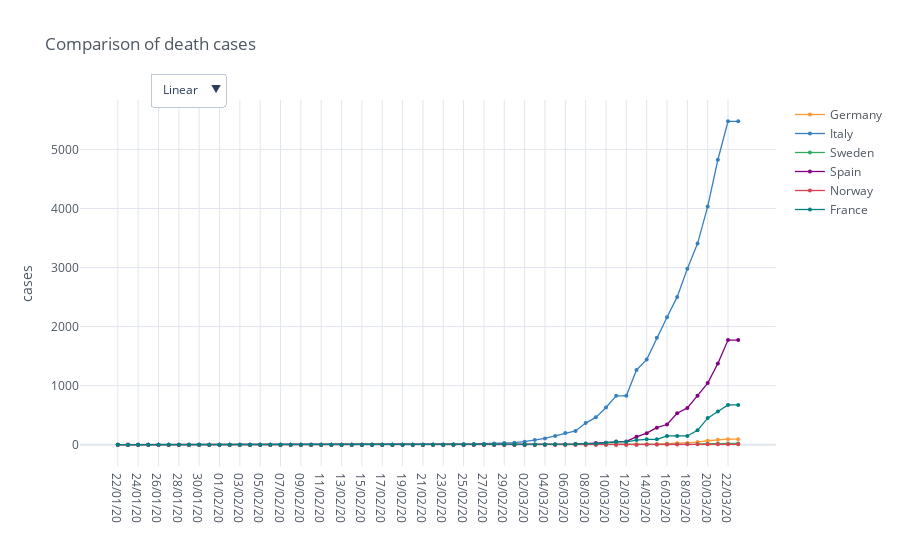

Notebook source saved alongside this figure:
### Code cell
death_cases_countries = io.world_load_cases(io.get_filename_death_cases(), countries)

fig_deaths = mp.iplot_comparative_plot(death_cases_countries, title='Comparison of death cases', size=4, yTitle='cases', mode='lines+markers', asFigure=True)
fig_deaths.show()

### Figure 1 — Plotly figure (JSON) as saved in the notebook; plotly's stock layout.template omitted (floating-point values rounded to 4 significant figures)
{"data": [{"line": {"color": "rgba(255, 153, 51, 1.0)", "dash": "solid", "shape": "linear", "width": 1.3}, "marker": {"size": 4, "symbol": "circle"}, "mode": "lines+markers", "name": "Germany", "text": "", "type": "scatter", "x": ["22/01/20", "23/01/20", "24/01/20", "25/01/20", "26/01/20", "27/01/20", "28/01/20", "29/01/20", "30/01/20", "31/01/20", "01/02/20", "02/02/20", "03/02/20", "04/02/20", "05/02/20", "06/02/20", "07/02/20", "08/02/20", "09/02/20", "10/02/20", "11/02/20", "12/02/20", "13/02/20", "14/02/20", "15/02/20", "16/02/20", "17/02/20", "18/02/20", "19/02/20", "20/02/20", "21/02/20", "22/02/20", "23/02/20", "24/02/20", "25/02/20", "26/02/20", "27/02/20", "28/02/20", "29/02/20", "01/03/20", "02/03/20", "03/03/20", "04/03/20", "05/03/20", "06/03/20", "07/03/20", "08/03/20", "09/03/20", "10/03/20", "11/03/20", "12/03/20", "13/03/20", "14/03/20", "15/03/20", "16/03/20", "17/03/20", "18/03/20", "19/03/20", "20/03/20", "21/03/20", "22/03/20", "23/03/20"], "y": [0.0, 0.0, 0.0, 0.0, 0.0, 0.0, 0.0, 0.0, 0.0, 0.0, 0.0, 0.0, 0.0, 0.0, 0.0, 0.0, 0.0, 0.0, 0.0, 0.0, 0.0, 0.0, 0.0, 0.0, 0.0, 0.0, 0.0, 0.0, 0.0, 0.0, 0.0, 0.0, 0.0, 0.0, 0.0, 0.0, 0.0, 0.0, 0.0, 0.0, 0.0, 0.0, 0.0, 0.0, 0.0, 0.0, 0.0, 2.0, 2.0, 3.0, 3.0, 7.0, 9.0, 11.0, 17.0, 24.0, 28.0, 44.0, 67.0, 84.0, 94.0, 94.0]}, {"line": {"color": "rgba(55, 128, 191, 1.0)", "dash": "solid", "shape": "linear", "width": 1.3}, "marker": {"size": 4, "symbol": "circle"}, "mode": "lines+markers", "name": "Italy", "text": "", "type": "scatter", "x": ["22/01/20", "23/01/20", "24/01/20", "25/01/20", "26/01/20", "27/01/20", "28/01/20", "29/01/20", "30/01/20", "31/01/20", "01/02/20", "02/02/20", "03/02/20", "04/02/20", "05/02/20", "06/02/20", "07/02/20", "08/02/20", "09/02/20", "10/02/20", "11/02/20", "12/02/20", "13/02/20", "14/02/20", "15/02/20", "16/02/20", "17/02/20", "18/02/20", "19/02/20", "20/02/20", "21/02/20", "22/02/20", "23/02/20", "24/02/20", "25/02/20", "26/02/20", "27/02/20", "28/02/20", "29/02/20", "01/03/20", "02/03/20", "03/03/20", "04/03/20", "05/03/20", "06/03/20", "07/03/20", "08/03/20", "09/03/20", "10/03/20", "11/03/20", "12/03/20", "13/03/20", "14/03/20", "15/03/20", "16/03/20", "17/03/20", "18/03/20", "19/03/20", "20/03/20", "21/03/20", "22/03/20", "23/03/20"], "y": [0.0, 0.0, 0.0, 0.0, 0.0, 0.0, 0.0, 0.0, 0.0, 0.0, 0.0, 0.0, 0.0, 0.0, 0.0, 0.0, 0.0, 0.0, 0.0, 0.0, 0.0, 0.0, 0.0, 0.0, 0.0, 0.0, 0.0, 0.0, 0.0, 0.0, 1.0, 2.0, 3.0, 7.0, 10.0, 12.0, 17.0, 21.0, 29.0, 34.0, 52.0, 79.0, 107.0, 148.0, 197.0, 233.0, 366.0, 463.0, 631.0, 827.0, 827.0, 1266.0, 1441.0, 1809.0, 2158.0, 2503.0, 2978.0, 3405.0, 4032.0, 4825.0, 5476.0, 5476.0]}, {"line": {"color": "rgba(50, 171, 96, 1.0)", "dash": "solid", "shape": "linear", "width": 1.3}, "marker": {"size": 4, "symbol": "circle"}, "mode": "lines+markers", "name": "Sweden", "text": "", "type": "scatter", "x": ["22/01/20", "23/01/20", "24/01/20", "25/01/20", "26/01/20", "27/01/20", "28/01/20", "29/01/20", "30/01/20", "31/01/20", "01/02/20", "02/02/20", "03/02/20", "04/02/20", "05/02/20", "06/02/20", "07/02/20", "08/02/20", "09/02/20", "10/02/20", "11/02/20", "12/02/20", "13/02/20", "14/02/20", "15/02/20", "16/02/20", "17/02/20", "18/02/20", "19/02/20", "20/02/20", "21/02/20", "22/02/20", "23/02/20", "24/02/20", "25/02/20", "26/02/20", "27/02/20", "28/02/20", "29/02/20", "01/03/20", "02/03/20", "03/03/20", "04/03/20", "05/03/20", "06/03/20", "07/03/20", "08/03/20", "09/03/20", "10/03/20", "11/03/20", "12/03/20", "13/03/20", "14/03/20", "15/03/20", "16/03/20", "17/03/20", "18/03/20", "19/03/20", "20/03/20", "21/03/20", "22/03/20", "23/03/20"], "y": [0.0, 0.0, 0.0, 0.0, 0.0, 0.0, 0.0, 0.0, 0.0, 0.0, 0.0, 0.0, 0.0, 0.0, 0.0, 0.0, 0.0, 0.0, 0.0, 0.0, 0.0, 0.0, 0.0, 0.0, 0.0, 0.0, 0.0, 0.0, 0.0, 0.0, 0.0, 0.0, 0.0, 0.0, 0.0, 0.0, 0.0, 0.0, 0.0, 0.0, 0.0, 0.0, 0.0, 0.0, 0.0, 0.0, 0.0, 0.0, 0.0, 1.0, 1.0, 1.0, 2.0, 3.0, 6.0, 7.0, 10.0, 11.0, 16.0, 20.0, 21.0, 21.0]}, {"line": {"color": "rgba(128, 0, 128, 1.0)", "dash": "solid", "shape": "linear", "width": 1.3}, "marker": {"size": 4, "symbol": "circle"}, "mode": "lines+markers", "name": "Spain", "text": "", "type": "scatter", "x": ["22/01/20", "23/01/20", "24/01/20", "25/01/20", "26/01/20", "27/01/20", "28/01/20", "29/01/20", "30/01/20", "31/01/20", "01/02/20", "02/02/20", "03/02/20", "04/02/20", "05/02/20", "06/02/20", "07/02/20", "08/02/20", "09/02/20", "10/02/20", "11/02/20", "12/02/20", "13/02/20", "14/02/20", "15/02/20", "16/02/20", "17/02/20", "18/02/20", "19/02/20", "20/02/20", "21/02/20", "22/02/20", "23/02/20", "24/02/20", "25/02/20", "26/02/20", "27/02/20", "28/02/20", "29/02/20", "01/03/20", "02/03/20", "03/03/20", "04/03/20", "05/03/20", "06/03/20", "07/03/20", "08/03/20", "09/03/20", "10/03/20", "11/03/20", "12/03/20", "13/03/20", "14/03/20", "15/03/20", "16/03/20", "17/03/20", "18/03/20", "19/03/20", "20/03/20", "21/03/20", "22/03/20", "23/03/20"], "y": [0.0, 0.0, 0.0, 0.0, 0.0, 0.0, 0.0, 0.0, 0.0, 0.0, 0.0, 0.0, 0.0, 0.0, 0.0, 0.0, 0.0, 0.0, 0.0, 0.0, 0.0, 0.0, 0.0, 0.0, 0.0, 0.0, 0.0, 0.0, 0.0, 0.0, 0.0, 0.0, 0.0, 0.0, 0.0, 0.0, 0.0, 0.0, 0.0, 0.0, 0.0, 1.0, 2.0, 3.0, 5.0, 10.0, 17.0, 28.0, 35.0, 54.0, 55.0, 133.0, 195.0, 289.0, 342.0, 533.0, 623.0, 830.0, 1043.0, 1375.0, 1772.0, 1772.0]}, {"line": {"color": "rgba(219, 64, 82, 1.0)", "dash": "solid", "shape": "linear", "width": 1.3}, "marker": {"size": 4, "symbol": "circle"}, "mode": "lines+markers", "name": "Norway", "text": "", "type": "scatter", "x": ["22/01/20", "23/01/20", "24/01/20", "25/01/20", "26/01/20", "27/01/20", "28/01/20", "29/01/20", "30/01/20", "31/01/20", "01/02/20", "02/02/20", "03/02/20", "04/02/20", "05/02/20", "06/02/20", "07/02/20", "08/02/20", "09/02/20", "10/02/20", "11/02/20", "12/02/20", "13/02/20", "14/02/20", "15/02/20", "16/02/20", "17/02/20", "18/02/20", "19/02/20", "20/02/20", "21/02/20", "22/02/20", "23/02/20", "24/02/20", "25/02/20", "26/02/20", "27/02/20", "28/02/20", "29/02/20", "01/03/20", "02/03/20", "03/03/20", "04/03/20", "05/03/20", "06/03/20", "07/03/20", "08/03/20", "09/03/20", "10/03/20", "11/03/20", "12/03/20", "13/03/20", "14/03/20", "15/03/20", "16/03/20", "17/03/20", "18/03/20", "19/03/20", "20/03/20", "21/03/20", "22/03/20", "23/03/20"], "y": [0.0, 0.0, 0.0, 0.0, 0.0, 0.0, 0.0, 0.0, 0.0, 0.0, 0.0, 0.0, 0.0, 0.0, 0.0, 0.0, 0.0, 0.0, 0.0, 0.0, 0.0, 0.0, 0.0, 0.0, 0.0, 0.0, 0.0, 0.0, 0.0, 0.0, 0.0, 0.0, 0.0, 0.0, 0.0, 0.0, 0.0, 0.0, 0.0, 0.0, 0.0, 0.0, 0.0, 0.0, 0.0, 0.0, 0.0, 0.0, 0.0, 0.0, 0.0, 0.0, 3.0, 3.0, 3.0, 3.0, 6.0, 7.0, 7.0, 7.0, 7.0, 7.0]}, {"line": {"color": "rgba(0, 128, 128, 1.0)", "dash": "solid", "shape": "linear", "width": 1.3}, "marker": {"size": 4, "symbol": "circle"}, "mode": "lines+markers", "name": "France", "text": "", "type": "scatter", "x": ["22/01/20", "23/01/20", "24/01/20", "25/01/20", "26/01/20", "27/01/20", "28/01/20", "29/01/20", "30/01/20", "31/01/20", "01/02/20", "02/02/20", "03/02/20", "04/02/20", "05/02/20", "06/02/20", "07/02/20", "08/02/20", "09/02/20", "10/02/20", "11/02/20", "12/02/20", "13/02/20", "14/02/20", "15/02/20", "16/02/20", "17/02/20", "18/02/20", "19/02/20", "20/02/20", "21/02/20", "22/02/20", "23/02/20", "24/02/20", "25/02/20", "26/02/20", "27/02/20", "28/02/20", "29/02/20", "01/03/20", "02/03/20", "03/03/20", "04/03/20", "05/03/20", "06/03/20", "07/03/20", "08/03/20", "09/03/20", "10/03/20", "11/03/20", "12/03/20", "13/03/20", "14/03/20", "15/03/20", "16/03/20", "17/03/20", "18/03/20", "19/03/20", "20/03/20", "21/03/20", "22/03/20", "23/03/20"], "y": [0.0, 0.0, 0.0, 0.0, 0.0, 0.0, 0.0, 0.0, 0.0, 0.0, 0.0, 0.0, 0.0, 0.0, 0.0, 0.0, 0.0, 0.0, 0.0, 0.0, 0.0, 0.0, 0.0, 0.0, 1.0, 1.0, 1.0, 1.0, 1.0, 1.0, 1.0, 1.0, 1.0, 1.0, 1.0, 2.0, 2.0, 2.0, 2.0, 2.0, 3.0, 4.0, 4.0, 6.0, 9.0, 11.0, 19.0, 19.0, 33.0, 48.0, 48.0, 79.0, 91.0, 91.0, 148.0, 148.0, 148.0, 243.0, 450.0, 562.0, 674.0, 674.0]}], "layout": {"legend": {"bgcolor": "#FFFFFF", "font": {"color": "#4D5663"}}, "paper_bgcolor": "#FFFFFF", "plot_bgcolor": "#FFFFFF", "title": {"font": {"color": "#4D5663"}, "text": "Comparison of death cases"}, "updatemenus": [{"buttons": [{"args": [{"yaxis.type": "linear"}], "label": "Linear", "method": "relayout"}, {"args": [{"yaxis.type": "log"}], "label": "Log", "method": "relayout"}], "direction": "down", "pad": {"r": 10, "t": 10}, "showactive": true, "x": 0.1, "xanchor": "left", "y": 1.1, "yanchor": "top"}], "xaxis": {"gridcolor": "#E1E5ED", "showgrid": true, "tickfont": {"color": "#4D5663"}, "title": {"font": {"color": "#4D5663"}, "text": ""}, "zerolinecolor": "#E1E5ED"}, "yaxis": {"gridcolor": "#E1E5ED", "showgrid": true, "tickfont": {"color": "#4D5663"}, "title": {"font": {"color": "#4D5663"}, "text": "cases"}, "zerolinecolor": "#E1E5ED"}}}
